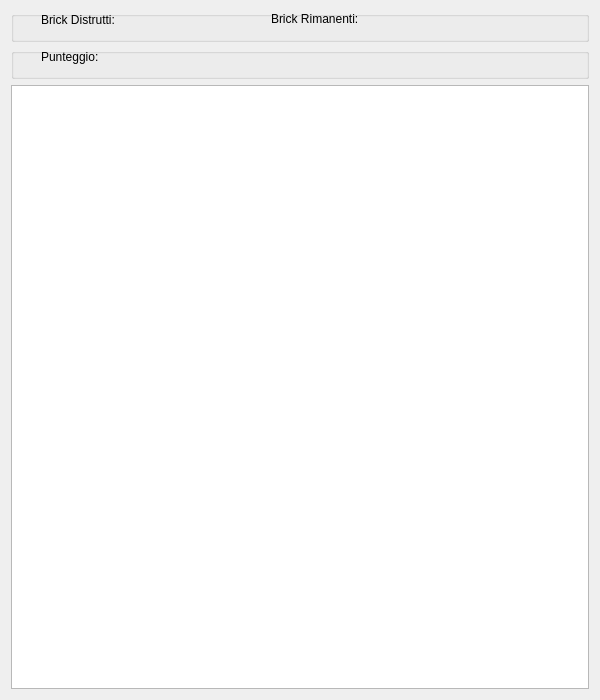
<?xml version="1.0" encoding="UTF-8"?>
<ui version="4.0">
 <class>BreakTheWall</class>
 <widget class="QDialog" name="BreakTheWall">
  <property name="geometry">
   <rect>
    <x>0</x>
    <y>0</y>
    <width>600</width>
    <height>700</height>
   </rect>
  </property>
  <property name="windowTitle">
   <string>Dialog</string>
  </property>
  <layout class="QVBoxLayout" name="verticalLayout">
   <item>
    <widget class="QGroupBox" name="groupBox">
     <property name="title">
      <string/>
     </property>
     <widget class="QLabel" name="label">
      <property name="geometry">
       <rect>
        <x>30</x>
        <y>0</y>
        <width>111</width>
        <height>17</height>
       </rect>
      </property>
      <property name="text">
       <string>Brick Distrutti:</string>
      </property>
     </widget>
     <widget class="QLabel" name="label_2">
      <property name="geometry">
       <rect>
        <x>260</x>
        <y>0</y>
        <width>121</width>
        <height>16</height>
       </rect>
      </property>
      <property name="text">
       <string>Brick Rimanenti:</string>
      </property>
     </widget>
     <widget class="QLabel" name="Brk_rimanenti">
      <property name="geometry">
       <rect>
        <x>420</x>
        <y>0</y>
        <width>67</width>
        <height>17</height>
       </rect>
      </property>
      <property name="text">
       <string/>
      </property>
     </widget>
     <widget class="QLabel" name="Brk_distrutti">
      <property name="geometry">
       <rect>
        <x>150</x>
        <y>0</y>
        <width>67</width>
        <height>17</height>
       </rect>
      </property>
      <property name="text">
       <string/>
      </property>
     </widget>
    </widget>
   </item>
   <item>
    <widget class="QGroupBox" name="groupBox_2">
     <property name="title">
      <string/>
     </property>
     <widget class="QLabel" name="label_3">
      <property name="geometry">
       <rect>
        <x>30</x>
        <y>0</y>
        <width>582</width>
        <height>17</height>
       </rect>
      </property>
      <property name="text">
       <string>Punteggio:</string>
      </property>
     </widget>
     <widget class="QLabel" name="Punti">
      <property name="geometry">
       <rect>
        <x>150</x>
        <y>0</y>
        <width>582</width>
        <height>17</height>
       </rect>
      </property>
      <property name="text">
       <string/>
      </property>
     </widget>
    </widget>
   </item>
   <item>
    <widget class="QGraphicsView" name="graphicsView">
     <property name="enabled">
      <bool>true</bool>
     </property>
     <property name="sizePolicy">
      <sizepolicy hsizetype="MinimumExpanding" vsizetype="MinimumExpanding">
       <horstretch>0</horstretch>
       <verstretch>0</verstretch>
      </sizepolicy>
     </property>
    </widget>
   </item>
  </layout>
 </widget>
 <resources/>
 <connections/>
</ui>
